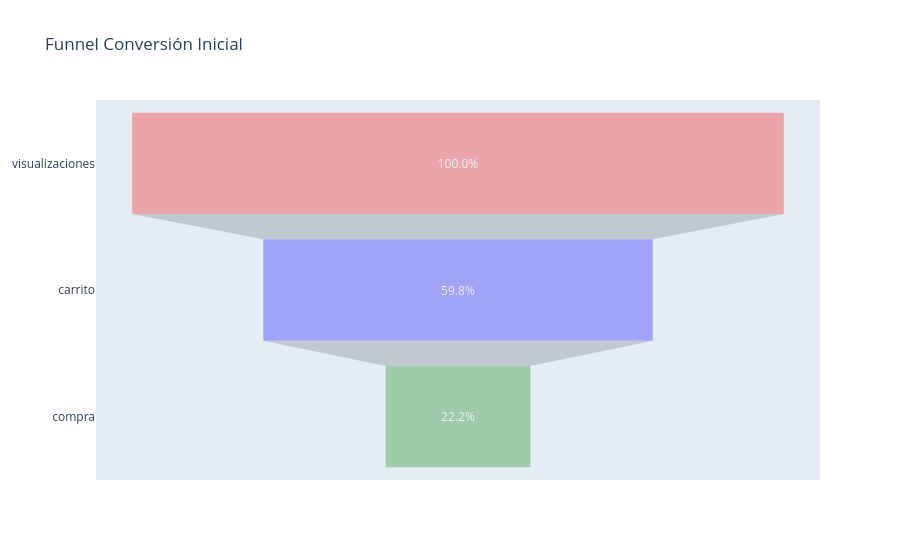

The cell this chart's notebook holds for it:
### Code cell
from plotly import graph_objects as go

fig= go.Figure(go.Funnel(
    y = kpis.kpi,
    x = kpis.valor.round(2),
    marker = {'color': ['red','blue','green']},
    texttemplate='%{x:.1f}%',
    opacity = 0.3
))

fig.update_layout(
    title = 'Funnel Conversión Inicial')

fig.show()

### Figure 1 — Plotly figure (JSON) as saved in the notebook; plotly's stock layout.template omitted (floating-point values rounded to 4 significant figures)
{"data": [{"marker": {"color": ["red", "blue", "green"]}, "opacity": 0.3, "texttemplate": "%{x:.1f}%", "type": "funnel", "x": [100.0, 59.75, 22.2], "y": ["visualizaciones", "carrito", "compra"]}], "layout": {"title": {"text": "Funnel Conversión Inicial"}}}
